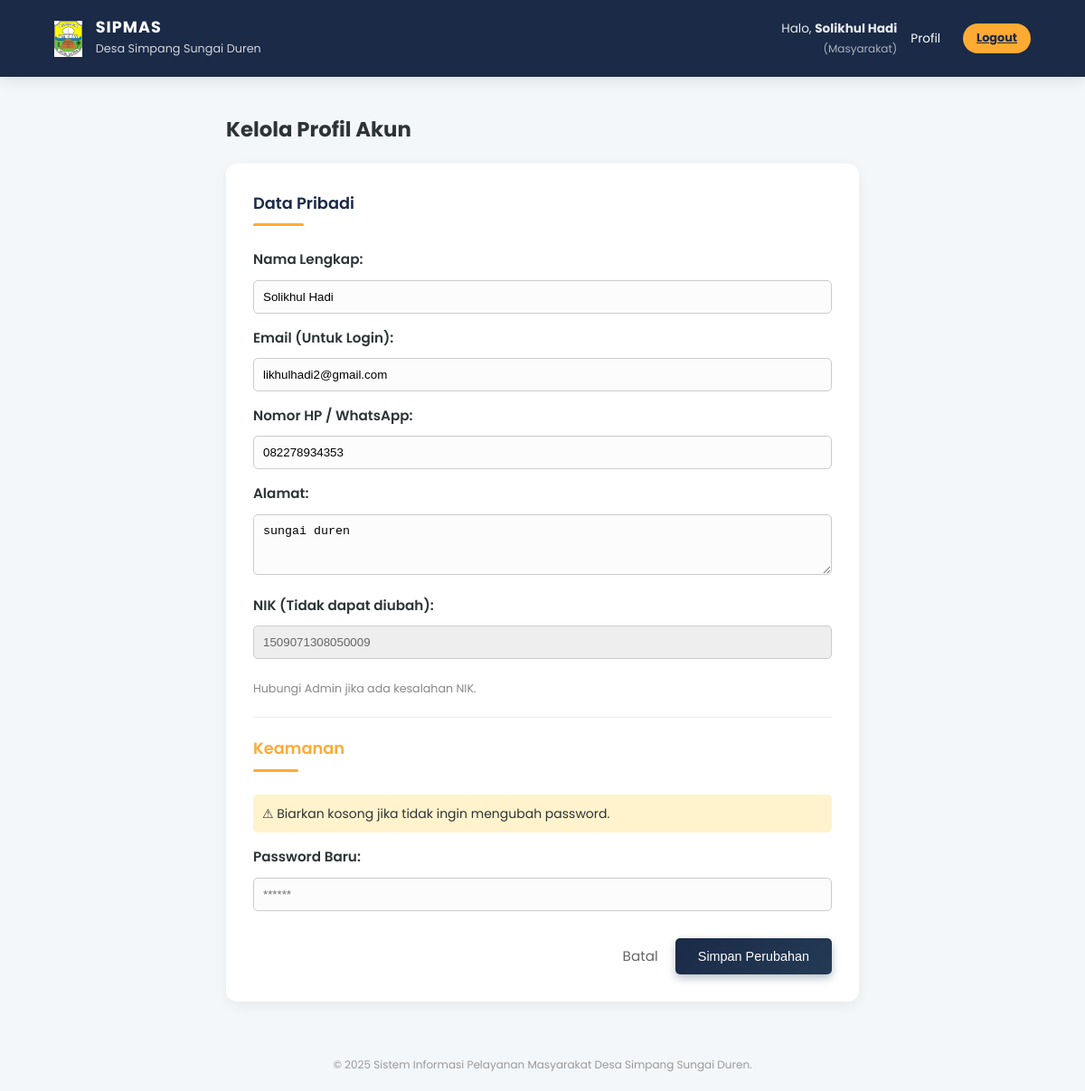
/index.php?page=profil (signed in), run on the app's committed database.
### tables this page shows
CREATE TABLE `users` (
  `id` int(11) NOT NULL,
  `role` enum('admin','kades','masyarakat') NOT NULL,
  `nik` char(16) DEFAULT NULL,
  `nama_lengkap` varchar(150) NOT NULL,
  `tempat_lahir` varchar(50) DEFAULT NULL,
  `tanggal_lahir` date DEFAULT NULL,
  `jenis_kelamin` enum('Laki-laki','Perempuan') DEFAULT NULL,
  `agama` varchar(20) DEFAULT NULL,
  `status_perkawinan` enum('Belum Kawin','Kawin','Cerai Hidup','Cerai Mati') DEFAULT NULL,
  `pekerjaan` varchar(50) DEFAULT NULL,
  `email` varchar(100) NOT NULL,
  `password` varchar(255) NOT NULL,
  `no_hp` varchar(20) DEFAULT NULL,
  `alamat` text DEFAULT NULL,
  `jabatan` varchar(100) DEFAULT NULL,
  `status_kependudukan` enum('Tetap','Pindah','Meninggal') DEFAULT 'Tetap',
  `status_akun` tinyint(1) DEFAULT 1,
  `created_at` timestamp NOT NULL DEFAULT current_timestamp(),
  `updated_at` timestamp NOT NULL DEFAULT current_timestamp() ON UPDATE current_timestamp()
);

### controllers/UserController.php (called while the page is built, shortened)
<?php
class UserController {
    private $conn;
    public function __construct($db) {
        $this->conn = $db;
    }
    public function getUserById($id) {
        $query = "SELECT * FROM users WHERE id = :id";
        $stmt = $this->conn->prepare($query);
        $stmt->execute([':id' => $id]);
        return $stmt->fetch();
    }
}
?>

### views/auth/profil.php (the view)
<section id="profil-saya">
    <div style="max-width: 700px; margin: 0 auto;">
        <h2>Kelola Profil Akun</h2>
        <div class="card">
            <form action="index.php?action=update_profil" method="POST">
                <div style="margin-bottom: 20px; padding-bottom: 20px; border-bottom: 1px solid #eee;">
                    <h3 style="margin-top: 0; color: var(--primary-color);">Data Pribadi</h3>
                    <label>Nama Lengkap:</label>
                    <input type="text" name="nama" required value="<?= $user->nama_lengkap ?>"
                           style="width: 100%; padding: 10px; margin-bottom: 15px; border: 1px solid #ccc; border-radius: 5px;">
                    <label>Email (Untuk Login):</label>
                    <input type="email" name="email" required value="<?= $user->email ?>"
                           style="width: 100%; padding: 10px; margin-bottom: 15px; border: 1px solid #ccc; border-radius: 5px;">
                    <label>Nomor HP / WhatsApp:</label>
                    <input type="text" name="hp" value="<?= $user->no_hp ?>"
                           style="width: 100%; padding: 10px; margin-bottom: 15px; border: 1px solid #ccc; border-radius: 5px;">
                    <label>Alamat:</label>
                    <textarea name="alamat" rows="3" style="width: 100%; padding: 10px; margin-bottom: 15px; border: 1px solid #ccc; border-radius: 5px;"><?= $user->alamat ?></textarea>
                    <?php if($user->role == 'masyarakat'): ?>
                        <label>NIK (Tidak dapat diubah):</label>
                        <input type="text" value="<?= $user->nik ?>" disabled
                               style="width: 100%; padding: 10px; background: #eee; border: 1px solid #ccc; border-radius: 5px; color: #666;">
                        <small style="color: #888;">Hubungi Admin jika ada kesalahan NIK.</small>
                    <?php endif; ?>
                </div>
                <div>
                    <h3 style="margin-top: 0; color: var(--accent-color);">Keamanan</h3>
                    <div style="background: #fff3cd; padding: 10px; border-radius: 5px; margin-bottom: 15px; font-size: 14px;">
                        ⚠ Biarkan kosong jika tidak ingin mengubah password.
                    </div>
                    <label>Password Baru:</label>
                    <input type="password" name="password" minlength="6" placeholder="******"
                           style="width: 100%; padding: 10px; margin-bottom: 10px; border: 1px solid #ccc; border-radius: 5px;">
                </div>
                <div style="text-align: right; margin-top: 20px;">
                    <a href="javascript:history.back()" style="margin-right: 15px; text-decoration: none; color: #666;">Batal</a>
                    <button type="submit" class="btn-primary" style="background: var(--primary-color); color: white; padding: 12px 25px; border: none; border-radius: 5px; cursor: pointer;">
                        Simpan Perubahan
                    </button>
                </div>
            </form>
        </div>
    </div>
</section>

### assets/css/style.css (style rules this page uses)
:root { --primary: #1a2a47; --primary-gradient: linear-gradient(135deg, #1a2a47 0%, #243b55 100%); --accent: #ffaa33; --accent-gradient: linear-gradient(135deg, #ffaa33 0%, #e6952e 100%); --primary-color: #1a2a47; --accent-color: #ffaa33; --success-color: #28a745; --danger-color: #dc3545; --success: #28a745; --danger: #dc3545; --warning: #ffc107; --bg-body: #f4f7fa; --bg-glass: rgba(255, 255, 255, 0.95); --bg-card: #ffffff; --text-main: #2d3436; --text-muted: #636e72; --radius: 12px; --shadow-soft: 0 5px 15px rgba(0, 0, 0, 0.05); --shadow-float: 0 15px 35px rgba(26, 42, 71, 0.15); --transition: all 0.3s cubic-bezier(0.4, 0, 0.2, 1); }
* { box-sizing: border-box; }
body { font-family: 'Poppins', sans-serif; background-color: var(--bg-body); color: var(--text-main); margin: 0; padding: 0; font-size: 0.95rem; line-height: 1.6; }
.card { background: var(--bg-card); border-radius: var(--radius); box-shadow: var(--shadow-soft); padding: 30px; margin-bottom: 30px; border: none; transition: var(--transition); position: relative; overflow: hidden; }
.card h3 { margin-top: 0; margin-bottom: 25px; color: var(--primary); font-weight: 600; position: relative; display: inline-block; }
.card h3::after { content: ''; display: block; width: 50%; height: 3px; background: var(--accent); margin-top: 8px; border-radius: 2px; }
.btn-primary, button { background: var(--primary) !important; background: var(--primary-gradient) !important; color: white !important; padding: 10px 22px; border-radius: 8px; border: none; cursor: pointer; font-size: 0.9rem; font-weight: 500; box-shadow: 0 4px 10px rgba(26, 42, 71, 0.3); text-decoration: none; display: inline-block; transition: var(--transition); }
form label { display: block; margin-bottom: 10px; font-weight: 600; color: var(--text-main); }
form input, form select, form textarea { width: 100%; padding: 15px; margin-bottom: 20px; border: 1px solid #e0e6ed; border-radius: 10px; background-color: #fcfcfc; transition: var(--transition); }

### data on the page
users: nama "Solikhul Hadi", email "likhulhadi2@gmail.com", hp "082278934353", alamat "sungai duren", nik "1509071308050009"

### other printed values
$nama "Solikhul Hadi"
$role "Masyarakat"
